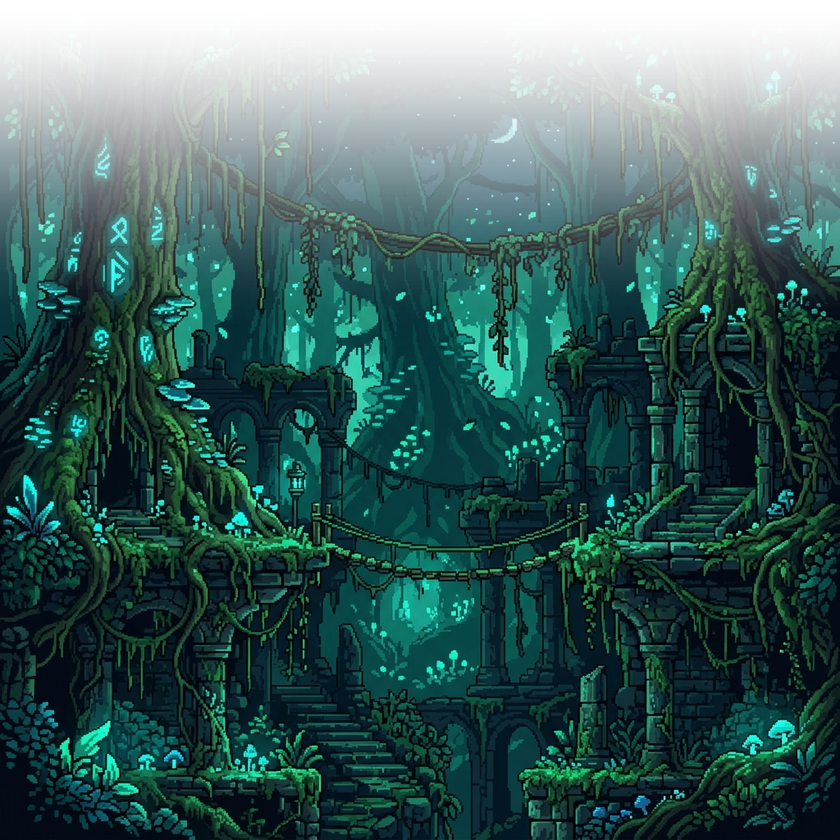
#> input picture assets_background/act1/bg_act1_mid.png, 840 x 840 px, shrunk from 1024 x 1024 before the run, found by its file name
$ python process_bg_night.py
#> lines starting #> are read from the running program, lines starting #| are printed output that depends on the picture
from PIL import Image
import sys

def process_mid_layer(input_path, output_path):
    print(f"Processing {input_path}...")
    try:
        img = Image.open(input_path).convert("RGBA")
#> img is the input picture: PIL image 840x840 RGBA; mean R, G, B, A 13, 53.7, 51.8, 203.7
        W, H = img.size
#> W = 840; H = 840
        pixels = img.load()

        # Let's find common 'sky' colors by sampling the top row
        sky_colors = []
        for x in range(0, W, 10):
            r, g, b, a = pixels[x, 0]
            sky_colors.append((r, g, b))
#> after the loop, sky_colors = 84 items, first 6: (0, 0, 0), (0, 0, 0), (0, 0, 0), (0, 0, 0), (0, 0, 0), (0, 0, 0)

        def is_sky(r, g, b):
            # check if it's close to any top edge color or generally dark blue/black
            for (sr, sg, sb) in sky_colors:
                if abs(r - sr) < 40 and abs(g - sg) < 40 and abs(b - sb) < 40:
                    return True
            return False

        # BFS from the top edge to remove contiguous sky
        q = []
        visited = set()
        for x in range(W):
            if is_sky(*pixels[x, 0][:3]):
                q.append((x, 0))
                visited.add((x, 0))
#> after the loop, q = 840 pairs, first value 0 to 839, second value 0 to 0; visited = 840 items

        while q:
            curr_q = q
            q = []
            for x, y in curr_q:
                pixels[x, y] = (0, 0, 0, 0)
                # neighbors
                for nx, ny in ((x - 1, y), (x + 1, y), (x, y + 1)):
                    if 0 <= nx < W and 0 <= ny < H:
                        if (nx, ny) not in visited:
                            r, g, b, a = pixels[nx, ny]
                            if is_sky(r, g, b) or (r < 30 and g < 30 and b < 40):  # very dark
                                visited.add((nx, ny))
                                q.append((nx, ny))
#> after the loop, visited = 79057 items

        img.save(output_path, "PNG")
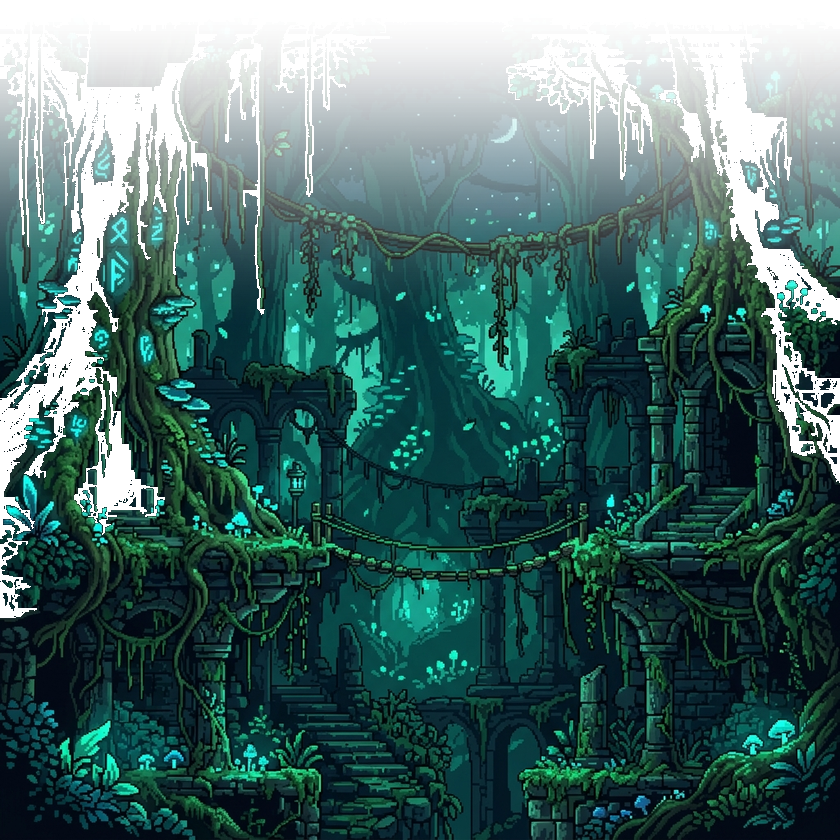
#> saved as bg_act1_mid.png: PIL image 840x840 RGBA; mean R, G, B, A 12.4, 51.9, 49.6, 192.1; transparent parts drawn white
        print(f"Successfully removed sky and saved to {output_path}")

    except Exception as e:
        print(f"Error: {e}")

if __name__ == "__main__":
    in_file = r"c:\Users\Usuario1\Desktop\files\assets_background\act1\bg_act1_mid.png"
    process_mid_layer(in_file, in_file)

$ run again, with assets_background/act1/bg_act1_far.png copied over assets_background/act1/bg_act1_mid.png
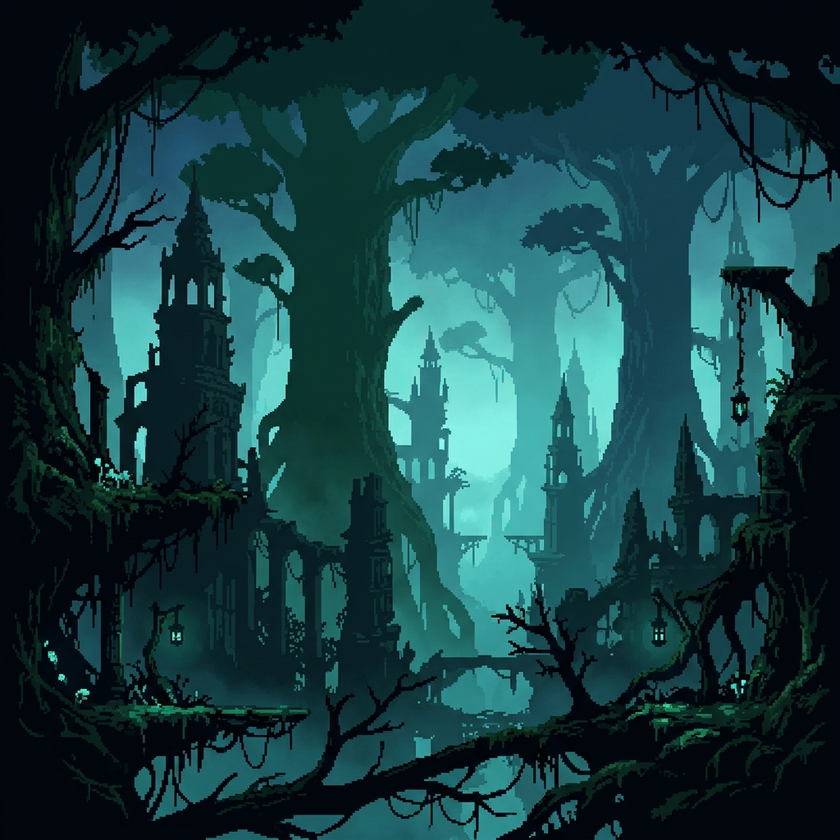
#> input picture assets_background/act1/bg_act1_far.png, 840 x 840 px, shrunk from 1024 x 1024 before the run, found by its file name
#> the loop in process_mid_layer, `for x in range(0, W, 10):` made 84 passes
#> (r, g, b) on passes 1 to 8: (0, 7, 13), (1, 6, 12), (3, 8, 11), (4, 9, 15), (2, 7, 13), (0, 7, 13), (2, 7, 13), (2, 7, 13)
#> after the loop in process_mid_layer, `for x in range(0, W, 10):`: sky_colors = 84 items, first 6: (0, 7, 13), (1, 6, 12), (3, 8, 11), (4, 9, 15), (2, 7, 13), (0, 7, 13)
#> after the loop in process_mid_layer, `for x in range(W):`: q = 840 pairs, first value 0 to 839, second value 0 to 0; visited = 840 items
#> after the loop in process_mid_layer, `while q:`: visited = 393275 items
#> in process_mid_layer, `img.save(output_path, "PNG")`:
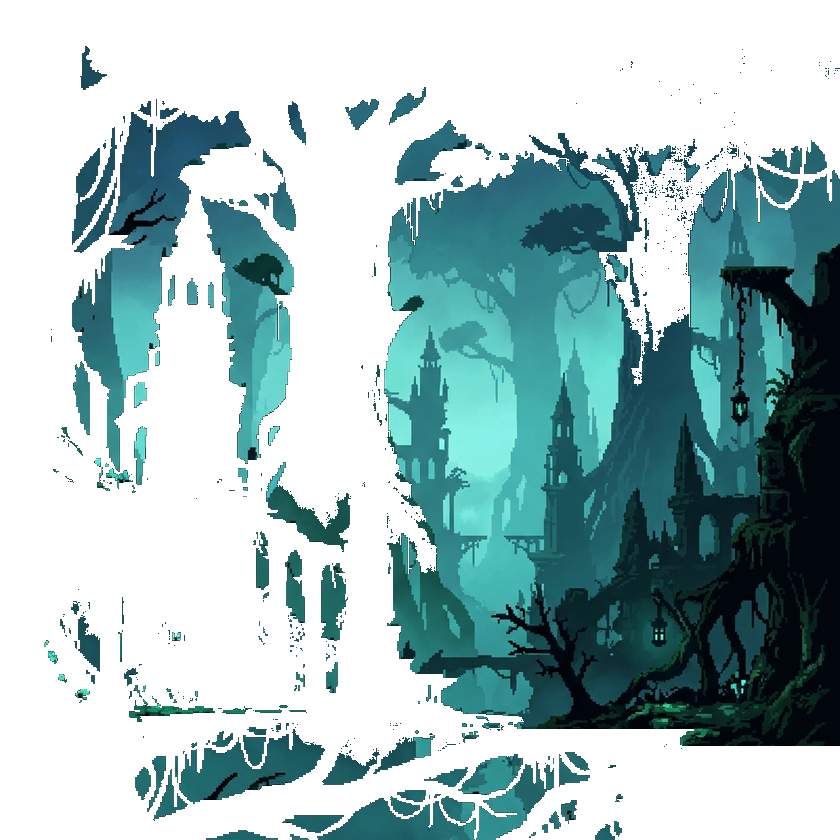
#> saved as bg_act1_mid.png: PIL image 840x840 RGBA; mean R, G, B, A 18.1, 45.4, 47, 112.9; transparent parts drawn white
